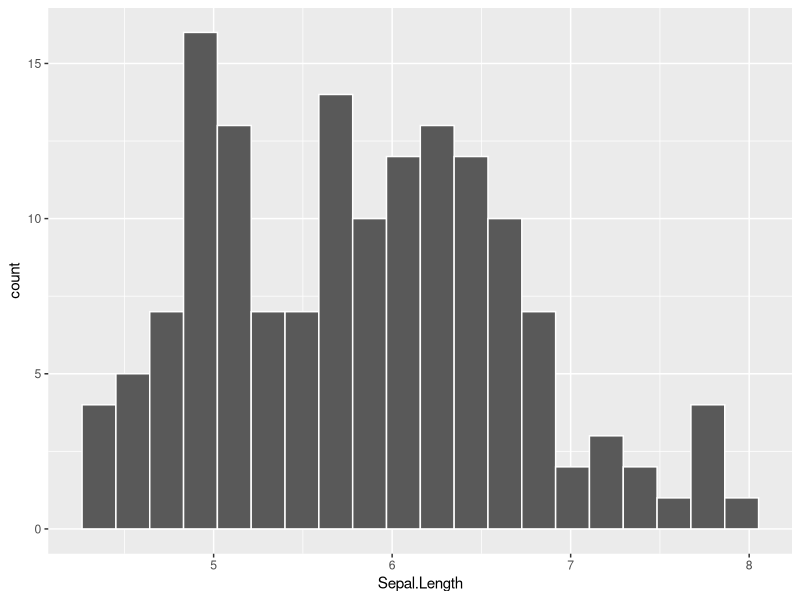

The R source for this figure:
## ---- chunk 1
knitr::opts_chunk$set(comment=NA)
options(width = 70)

## add additional libraries/packages here, as needed
## leaving the tidyverse as the last package loaded
library(tidyverse)
## ---- chunk 2
## if you want to load in a data set called namebeta.csv
## and then create a tibble from it called namealpha
## then uncomment the next line by removing the #

# namealpha <- read_csv("namebeta.csv") 
## ---- chunk 3
summary(iris)
## ---- chunk 4
ggplot(iris, aes(x = Sepal.Length)) +
  geom_histogram(bins = 20, col = "white")
